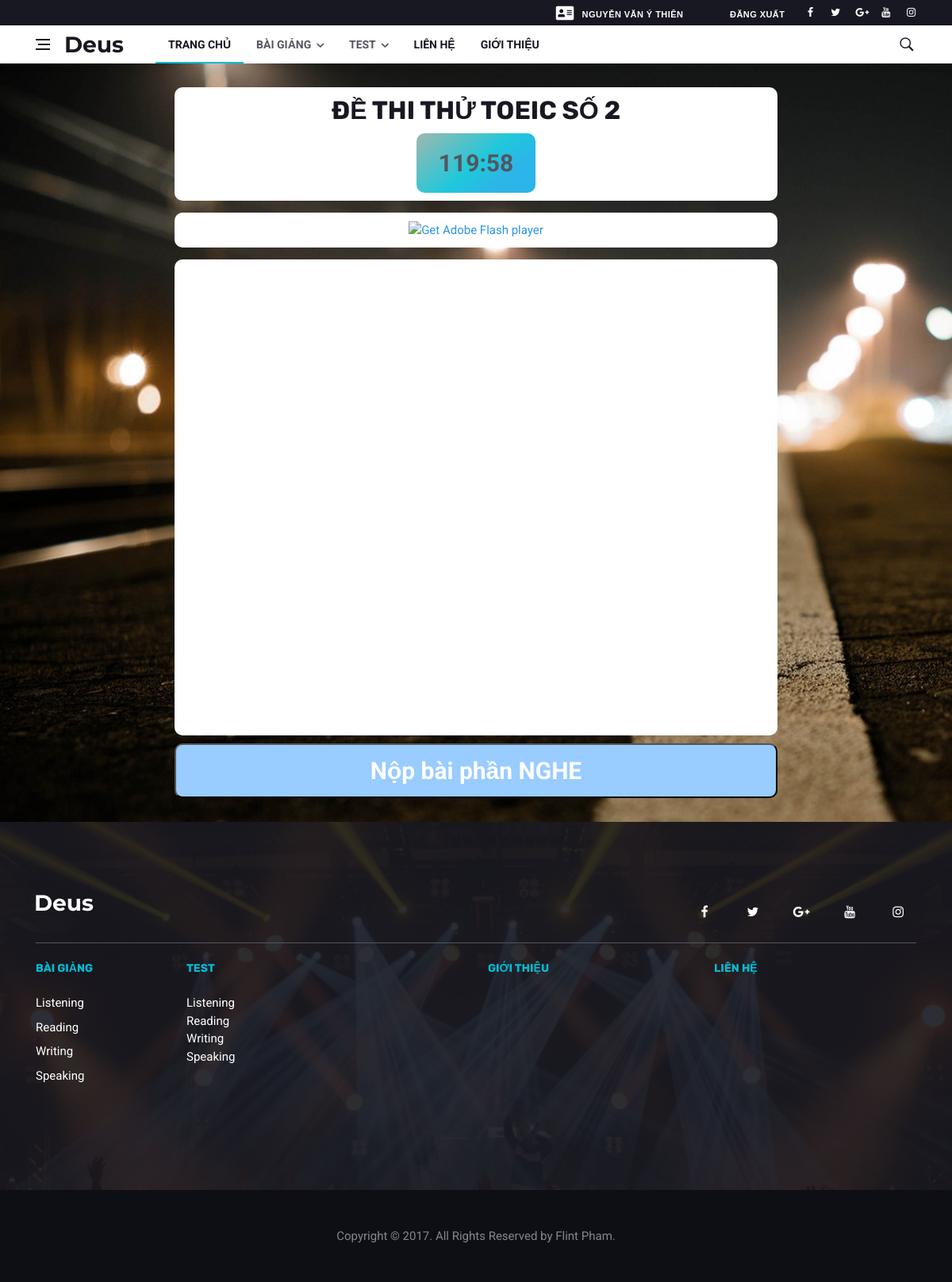
/View/Exam/TOEIC-2/Toeic-testing-1.html (signed in), run on an earlier commit of the app's database.
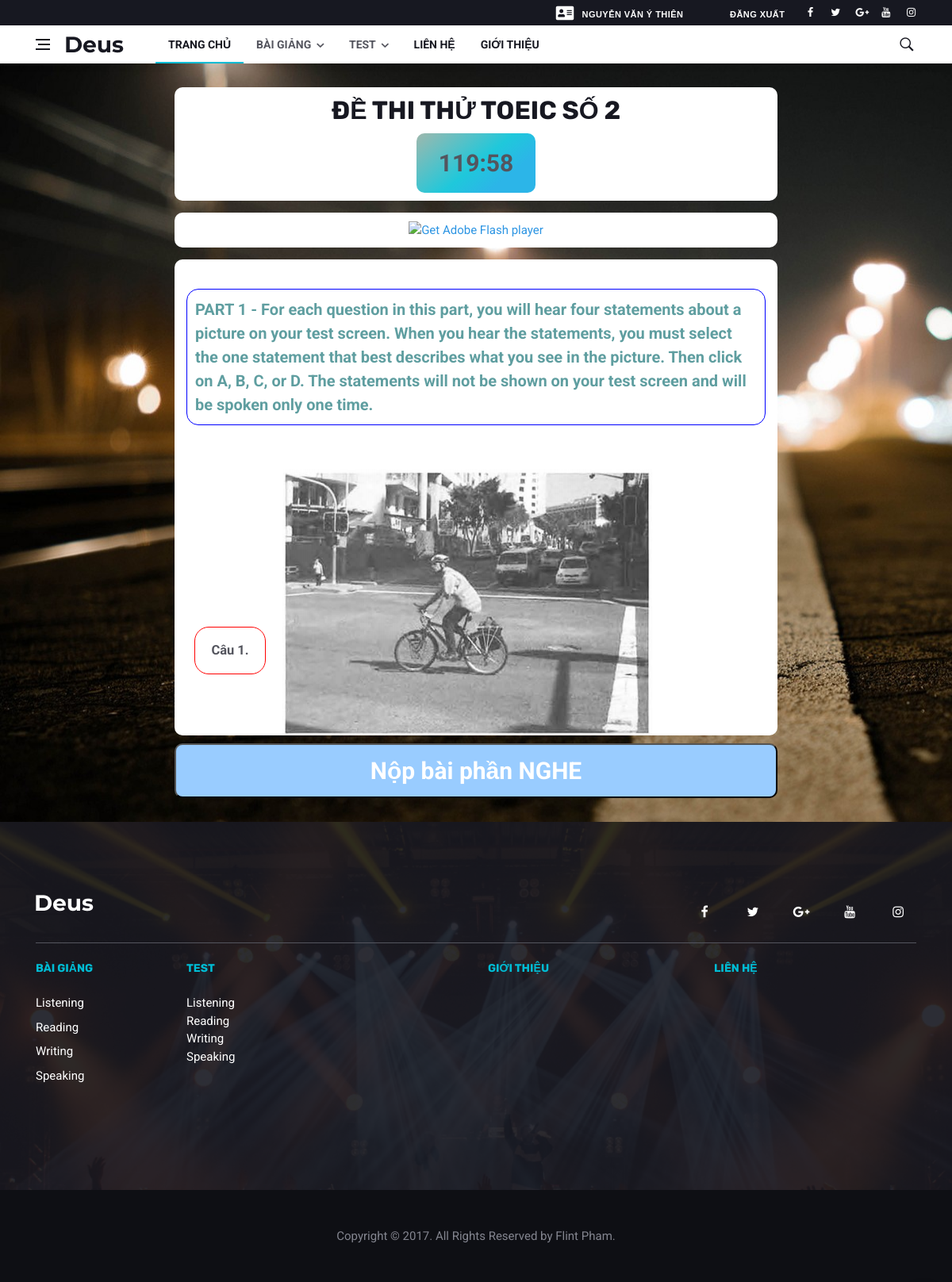
And on a later commit of the database.
### tables this page shows
CREATE TABLE `traloi` (
  `MaCauHoi` int(11) NOT NULL,
  `STT` int(11) NOT NULL,
  `A` varchar(100) NOT NULL,
  `B` varchar(100) NOT NULL,
  `C` varchar(100) NOT NULL,
  `D` varchar(100) NOT NULL,
  `DapAn` varchar(100) NOT NULL
);

CREATE TABLE `loaicauhoi` (
  `MaLoai` varchar(20) NOT NULL,
  `TenLoai` varchar(45) NOT NULL,
  `MoTa` text
);

CREATE TABLE `cauhoi` (
  `MaCauHoi` int(11) NOT NULL,
  `STT` int(11) NOT NULL,
  `NoiDung` text NOT NULL,
  `HinhAnh` varchar(255) NOT NULL,
  `MaDe` int(11) NOT NULL,
  `NguoiTao` int(11) NOT NULL,
  `NgayTao` datetime NOT NULL DEFAULT CURRENT_TIMESTAMP,
  `NgayChinhSua` datetime DEFAULT NULL,
  `TrangThai` tinyint(1) NOT NULL DEFAULT '1',
  `LoaiCauHoi` varchar(20) NOT NULL DEFAULT 'NONE'
);

### database/connection.php (called while the page is built, shortened)
<?php
class connection
{
    private $result = null;
    protected $con;
    public function __construct()
    {
        $this->con = new mysqli(sql_server, sql_user, sql_password, sql_database);
        $this->con->set_charset("utf8");
    }
    public function select($sql)
    {
        $this->result = $this->con->query($sql);
    }
    public function load_rows()
    {
        if ($this->result->num_rows > 0) {
            $row = $this->result->fetch_assoc();
        } else {
            $row = 0;
        }
        return $row;
    }
}
?>

### Controller/controller_lambaithi.php (the view, shortened to what this page needs)
<?php
class controller_lambaithi extends model_lambaithi {
	function test_get_part_description($loaicauhoi)
	{
		$p = new model_lambaithi();
		$p->select($p->test_get_part_description($loaicauhoi));
		$rows=$p->load_rows();
			echo '<br><div class="description"><b>'.$rows["MoTa"].'</b></div><br>';
	}
	function test_get_list_questions($loaicauhoi,$made)
	{
		$p = new model_lambaithi();
		$p->select($p->test_get_list_questions($loaicauhoi,$made));
		if($loaicauhoi=='R')
			$i=101;
		else
			$i=1;
		while($rows=$p->load_rows()) {
			if($i==1)
				$this->test_get_part_description('L-HINHANH');
			else if($i==11)
				$this->test_get_part_description('L-HOIDAP');
			else if($i==41)
				$this->test_get_part_description('L-HOITHOAI');
			else if($i==71)
				$this->test_get_part_description('L-NOICHUYEN');
			if($rows['D']=='(D)')
			{
				echo '<table cellspacing="5" cellpadding="10" style="font-size:110%;">';
				echo '<tr><td rowspan="3"><div class="question_num"><b>Câu '.$i++.'. </b>'.'</div></td>';
				echo '<td colspan="2">'.$rows["NoiDung"].'</td></tr><br>';
				echo '</table>';
			}
			else if($rows['D']=='X')
			{
				echo '<tr><td rowspan="3"><div class="question_num"><b>Câu '.$i++.'. </b>'.'</div></td>';
				echo '<td colspan="2">'.$rows["NoiDung"].'</td></tr><br>';
			}
			else
			{
				echo '<tr><td rowspan="3"><div class="question_num"><b>Câu '.$i++.'. </b>'.'</div></td>';
				echo '<td colspan="2">'.$rows["NoiDung"].'</td></tr><br>';
			}
		}
	}
}
?>

### View/toeic-testing.php (shortened to what this page needs)
<html>
<head>
    <link rel="stylesheet" href="css/Thanh-Style-testing.css"/>
</head>
<body>
    <div id="container-test">
    <div id="test-title" class="col-md-8">
    <h1>ĐỀ THI THỬ TOEIC SỐ <span id="made"><?= $_GET['id'] ?></span></h1>
    <div id="countdown-timer"><span id="m" name="m">120</span>:<span id="s" name="s">00</span></div>
    </div>
    <?php
    	if($_GET['part']==1)
    		{
    ?>
    <div id="mp3-player" class="col-md-8">
    	<object classid="clsid:D27CDB6E-AE6D-11cf-96B8-444553540000" width="600" height="100" id="flashContent">
				<object type="application/x-shockwave-flash" data="TOEIC-upload/swf/mp3_test.swf" width="600" height="33">
					<a href="http://www.adobe.com/go/getflashplayer">
						<img src="http://www.adobe.com/images/shared/download_buttons/get_flash_player.gif" alt="Get Adobe Flash player" />
					</a>
				</object>
			</object>
    </div>
    <?php
    	}
    ?>
    <div id="main-contain-test" class="col-md-8">
        <?php
				require_once("../Controller/controller_lambaithi.php");
				if($_GET['part']==1)
				{
					$loaicauhoi = 'L';
				}
				else
				{
					$phan = 'Đọc';
					$loaicauhoi = 'R';
				}
				if(isset($_GET['id']))
				{
					$made = $_GET['id'];
					$p = new controller_lambaithi();
					echo '<form method="post">';
					$p->test_get_list_questions($loaicauhoi,$made);
					echo '<button type="submit" id="submit-test" name="submit-test" class="disabled-button"></button>
					</form>';
				}
			?>
    </div>
    <center>
    	<?php
    		if($_GET['part']==1)
    			echo '<button id="test-bottom" class="col-md-8" onClick="nopbaiNghe();">Nộp bài phần NGHE </button>';
    		else
    			echo '<button id="test-bottom" class="col-md-8" onClick="nopbaiDoc();">Nộp bài phần ĐỌC </button>';
    	?>
    </center>
    </div>
</body>
</html>

What changed in the data, as far as the page shows it:
now on this page (row edited): traloi: loaicauhoi.MoTa "PART 1 - For each question in this part, you will hear four statements about a picture on your test screen. When you hear the statements, you must select the one statement that best describes what you see in the picture. Then click on A, B, C, or D. The statements will not be shown on your test screen and will be spoken only one time.", MaCauHoi.NoiDung (picture)
